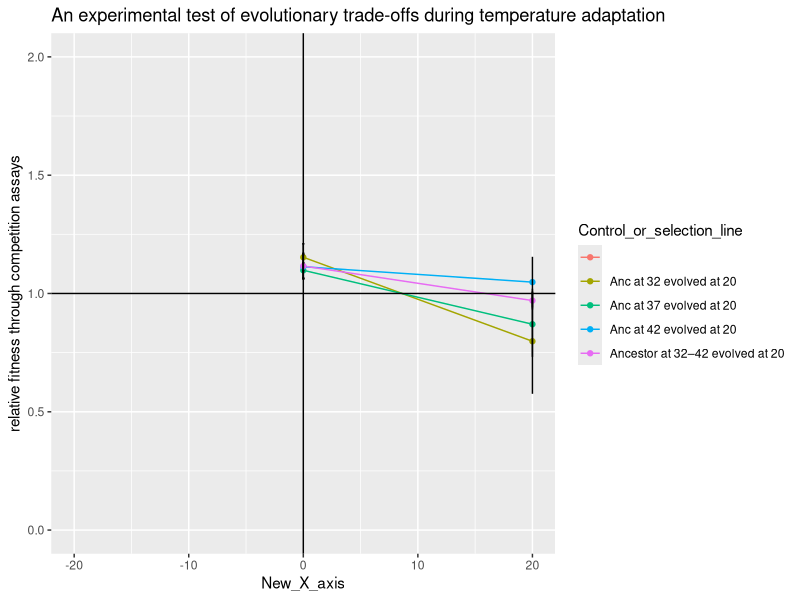

Write R code to recreate this figure. (Note: this script raises an error after producing the figure.)
library(ggplot2)
library(reshape)
library(dplyr)
library(ggpubr)



df<-read.table(file="../../1_data/1_data_two_point_assay/Bennett_and_Lenski_2007.txt" ,header= TRUE,sep = " ")
df$New_X_axis=df$Assay_temperature-df$Selection_temperature 


#df0 <- df%>% slice(:)
a<- ggplot(df, aes(x=New_X_axis, y=Mean_sex_not_considered,fill= )) +
  geom_line(aes(group=Control_or_selection_line, color=Control_or_selection_line)) +geom_point(aes(color=Control_or_selection_line))+
  ggtitle("An experimental test of evolutionary trade-offs during temperature adaptation") +
  ylab(" relative fitness through competition assays ") +
  geom_errorbar(aes(ymin=Mean_sex_not_considered-Confidence_interval, ymax=Mean_sex_not_considered+Confidence_interval), width=.2,)+
  ylim(0,2)+geom_hline(yintercept=1)+geom_vline(xintercept=0)+xlim(-20, 20)

print(a)



Sel_temp<-df$Selection_temperature
New_X_axis<-df$New_X_axis
Rel_fitness<-df$Mean_sex_not_considered
CI<-df$Confidence_interval
Paper_id<-replicate(17,"Bennett_lenski")
Replicate<-df$Replicate
Bennett_lenski<-cbind(Paper_id,Sel_temp,New_X_axis,Rel_fitness,CI,Replicate)
write.table(Bennett_lenski,file = "../../1_data/1_data_two_point_assay/Combined_graph_dataframes/Dataframe_Bennett_lenski.txt",sep = " ")
